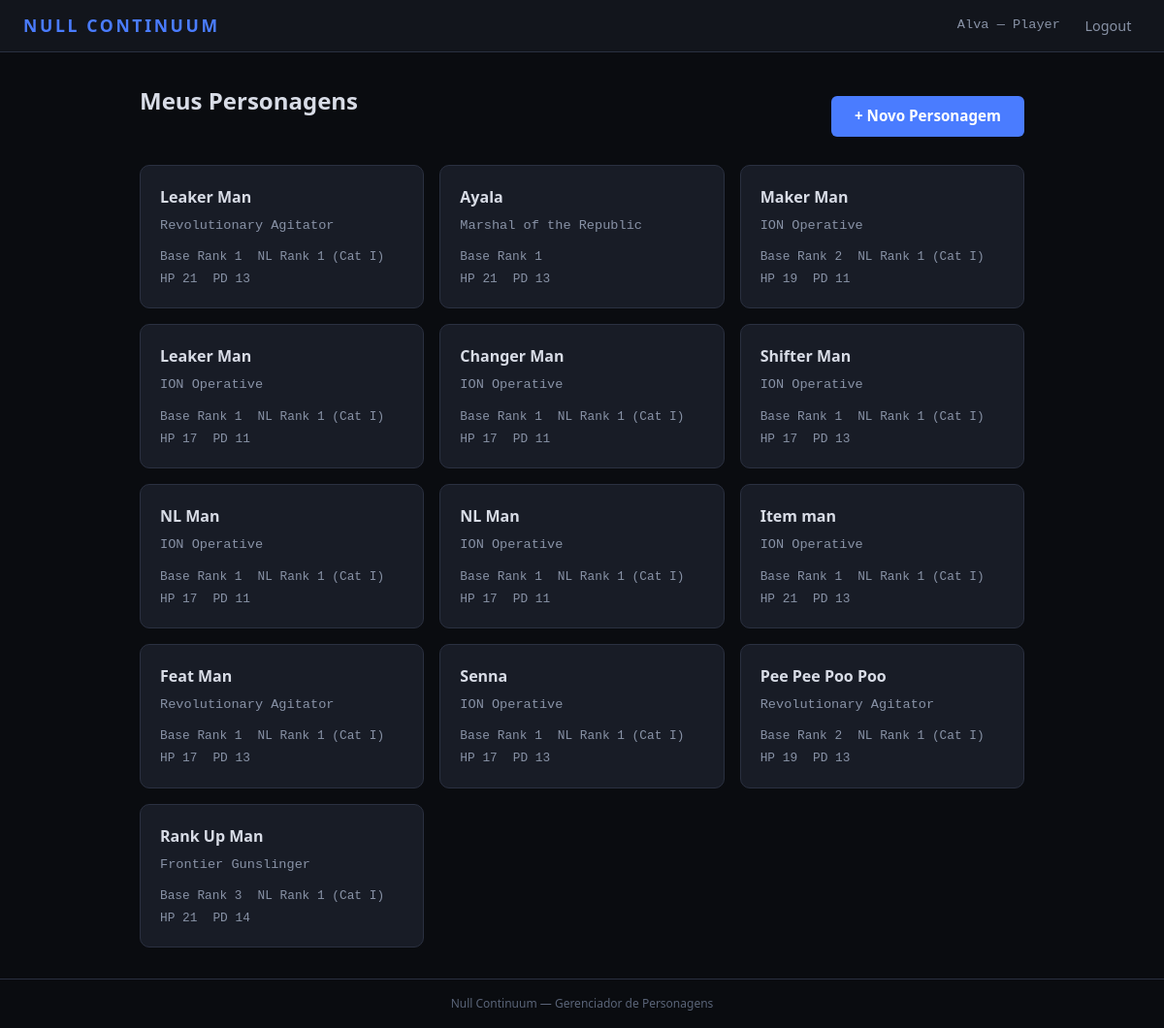
Screenshot of /personagens/ (signed in) with the database file from the repository.
### HomeApp/models.py (models this page shows, shortened)
class User(AbstractUser):
    ROLE_CHOICES = [
        ('GM', 'Game Master'),
        ('PLAYER', 'Player'),
    ]
    role = models.CharField(max_length=6, choices=ROLE_CHOICES, default='PLAYER')

### CharSheet/models.py (models this page shows, shortened)
class Character(models.Model):
    player = models.ForeignKey(
        settings.AUTH_USER_MODEL,
        on_delete=models.CASCADE,
        related_name='characters',
    )
    name = models.CharField('Nome do Personagem', max_length=120)
    background = models.CharField(
        'Background', max_length=20,
        choices=BACKGROUND_CHOICES, default='OTHER',
    )
    background_custom = models.CharField(
        'Background (custom)', max_length=120, blank=True,
        help_text='Preencha se escolheu "Outro".',
    )
    base_rank = models.PositiveIntegerField(
        'Base Rank', default=1,
        validators=[MinValueValidator(1), MaxValueValidator(15)],
    )
    nl_rank = models.PositiveIntegerField(
        'NL Rank', default=0,
        validators=[MinValueValidator(0), MaxValueValidator(15)],
    )
    agility = models.PositiveIntegerField(
        'Agility (AGI)', default=1,
        validators=[MinValueValidator(1), MaxValueValidator(5)],
    )
    fortitude = models.PositiveIntegerField(
        'Fortitude (FOR)', default=1,
        validators=[MinValueValidator(1), MaxValueValidator(5)],
    )
    insight = models.PositiveIntegerField(
        'Insight (INS)', default=1,
        validators=[MinValueValidator(1), MaxValueValidator(5)],
    )
    presence = models.PositiveIntegerField(
        'Presence (PRE)', default=1,
        validators=[MinValueValidator(1), MaxValueValidator(5)],
    )
    stability = models.PositiveIntegerField(
        'Stability (STA)', default=1,
        validators=[MinValueValidator(1), MaxValueValidator(5)],
    )
    intent = models.PositiveIntegerField(
        'Intent (INT)', default=1,
        validators=[MinValueValidator(1), MaxValueValidator(5)],
    )
    continuity_constant = models.CharField(
        'Continuity Constant', max_length=4,
        choices=CC_CHOICES, blank=True, default='',
    )
    abstraction_frame = models.CharField(
        'Abstraction Frame', max_length=10,
        choices=FRAME_CHOICES, blank=True, default='',
    )
    current_hp = models.IntegerField('HP Atual', default=0)
    current_strain = models.IntegerField('Strain Atual', default=0)
    temp_hp = models.IntegerField('HP Temporário', default=0)
    current_ap = models.IntegerField('AP Atual', default=3)
    armor_bonus = models.IntegerField('Bônus de Armadura', default=0)
    shield_bonus = models.IntegerField('Bônus de Escudo', default=0)
    current_load = models.IntegerField('Carga Atual', default=0)
    level_up_available = models.BooleanField('Level Up Disponível', default=False)
    skill_melee = models.CharField('Melee', max_length=1, choices=SKILL_RANK_CHOICES, default='U')
    skill_ranged_weapons = models.CharField('Ranged Weapons', max_length=1, choices=SKILL_RANK_CHOICES, default='U')
    skill_heavy_weaponry = models.CharField('Heavy Weaponry', max_length=1, choices=SKILL_RANK_CHOICES, default='U')
    skill_initiative = models.CharField('Initiative', max_length=1, choices=SKILL_RANK_CHOICES, default='U')
    skill_athletics = models.CharField('Athletics', max_length=1, choices=SKILL_RANK_CHOICES, default='U')
    skill_endurance = models.CharField('Endurance', max_length=1, choices=SKILL_RANK_CHOICES, default='U')
    skill_acrobatics = models.CharField('Acrobatics', max_length=1, choices=SKILL_RANK_CHOICES, default='U')
    skill_stealth = models.CharField('Stealth', max_length=1, choices=SKILL_RANK_CHOICES, default='U')
    skill_perception = models.CharField('Perception', max_length=1, choices=SKILL_RANK_CHOICES, default='U')
    skill_reflexes = models.CharField('Reflexes', max_length=1, choices=SKILL_RANK_CHOICES, default='U')
    skill_sleight_of_hand = models.CharField('Sleight of Hand', max_length=1, choices=SKILL_RANK_CHOICES, default='U')
    skill_piloting_ground = models.CharField('Piloting (Ground)', max_length=1, choices=SKILL_RANK_CHOICES, default='U')
    skill_piloting_air = models.CharField('Piloting (Air)', max_length=1, choices=SKILL_RANK_CHOICES, default='U')
    skill_piloting_sea = models.CharField('Piloting (Sea)', max_length=1, choices=SKILL_RANK_CHOICES, default='U')
    skill_technology = models.CharField('Technology', max_length=1, choices=SKILL_RANK_CHOICES, default='U')
    skill_engineering = models.CharField('Engineering', max_length=1, choices=SKILL_RANK_CHOICES, default='U')
    skill_medicine = models.CharField('Medicine', max_length=1, choices=SKILL_RANK_CHOICES, default='U')
    skill_history = models.CharField('History', max_length=1, choices=SKILL_RANK_CHOICES, default='U')
    skill_religion = models.CharField('Religion', max_length=1, choices=SKILL_RANK_CHOICES, default='U')
    skill_investigation = models.CharField('Investigation', max_length=1, choices=SKILL_RANK_CHOICES, default='U')
    skill_intuition = models.CharField('Intuition', max_length=1, choices=SKILL_RANK_CHOICES, default='U')
    skill_persuasion = models.CharField('Persuasion', max_length=1, choices=SKILL_RANK_CHOICES, default='U')
    skill_intimidation = models.CharField('Intimidation', max_length=1, choices=SKILL_RANK_CHOICES, default='U')
    skill_deception = models.CharField('Deception', max_length=1, choices=SKILL_RANK_CHOICES, default='U')
    skill_survival = models.CharField('Survival', max_length=1, choices=SKILL_RANK_CHOICES, default='U')
    skill_null_theory = models.CharField('Null Theory', max_length=1, choices=SKILL_RANK_CHOICES, default='U')
    skill_null_navigation = models.CharField('Null Navigation', max_length=1, choices=SKILL_RANK_CHOICES, default='U')
    skill_animal_handling = models.CharField('Animal Handling', max_length=1, choices=SKILL_RANK_CHOICES, default='U')
    skill_nlc = models.CharField('NL Control (NLC)', max_length=1, choices=SKILL_RANK_CHOICES, default='U')
    skill_nlr = models.CharField('NL Resistance (NLR)', max_length=1, choices=SKILL_RANK_CHOICES, default='U')
    skill_nl_sensitivity = models.CharField('NL Sensitivity', max_length=1, choices=SKILL_RANK_CHOICES, default='U')
    skill_nl_engineering = models.CharField('NL Engineering', max_length=1, choices=SKILL_RANK_CHOICES, default='U')
    skill_anomalous_protocols = models.CharField('Anomalous Protocols', max_length=1, choices=SKILL_RANK_CHOICES, default='U')
    skill_continuity_analysis = models.CharField('Continuity Analysis', max_length=1, choices=SKILL_RANK_CHOICES, default='U')
    notes = models.TextField('Notas', blank=True)
    created_at = models.DateTimeField(auto_now_add=True)
    updated_at = models.DateTimeField(auto_now=True)
    class Meta:
        ordering = ['-updated_at']
        verbose_name = 'Personagem'
        verbose_name_plural = 'Personagens'
    @property
    def category(self):
        if self.nl_rank == 0:
            return '—'
        if self.nl_rank <= 3:
            return 'I'
    @property
    def max_hp(self):
        return (self.fortitude * 2) * self.base_rank + 15
    @property
    def passive_defense(self):
        return 10 + self.agility + self.armor_bonus + self.shield_bonus
    @property
    def background_display(self):
        if self.background == 'OTHER':
            return self.background_custom or 'Outro'
        return self.get_background_display()
    SKILL_FIELDS = [
        ('skill_melee', 'Melee', 'Combate'),
        ('skill_ranged_weapons', 'Ranged Weapons', 'Combate'),
        ('skill_heavy_weaponry', 'Heavy Weaponry', 'Combate'),
        ('skill_initiative', 'Initiative', 'Combate'),
        ('skill_athletics', 'Athletics', 'Geral'),
        ('skill_endurance', 'Endurance', 'Geral'),
        ('skill_acrobatics', 'Acrobatics', 'Geral'),
        ('skill_stealth', 'Stealth', 'Geral'),
        ('skill_perception', 'Perception', 'Geral'),
        ('skill_reflexes', 'Reflexes', 'Geral'),
        ('skill_sleight_of_hand', 'Sleight of Hand', 'Geral'),
        ('skill_piloting_ground', 'Piloting (Ground)', 'Geral'),
        ('skill_piloting_air', 'Piloting (Air)', 'Geral'),
        ('skill_piloting_sea', 'Piloting (Sea)', 'Geral'),
        ('skill_technology', 'Technology', 'Geral'),
        ('skill_engineering', 'Engineering', 'Geral'),
        ('skill_medicine', 'Medicine', 'Geral'),
        ('skill_history', 'History', 'Geral'),
        ('skill_religion', 'Religion', 'Geral'),
        ('skill_investigation', 'Investigation', 'Geral'),
        ('skill_intuition', 'Intuition', 'Geral'),
        ('skill_persuasion', 'Persuasion', 'Geral'),
        ('skill_intimidation', 'Intimidation', 'Geral'),
        ('skill_deception', 'Deception', 'Geral'),
        ('skill_survival', 'Survival', 'Geral'),
        ('skill_null_theory', 'Null Theory', 'Geral'),
        ('skill_null_navigation', 'Null Navigation', 'Geral'),
        ('skill_animal_handling', 'Animal Handling', 'Geral'),
        ('skill_nlc', 'NL Control (NLC)', 'Non-Linear'),
        ('skill_nlr', 'NL Resistance (NLR)', 'Non-Linear'),
        ('skill_nl_sensitivity', 'NL Sensitivity', 'Non-Linear'),
        ('skill_nl_engineering', 'NL Engineering', 'Non-Linear'),
        ('skill_anomalous_protocols', 'Anomalous Protocols', 'Non-Linear'),
        ('skill_continuity_analysis', 'Continuity Analysis', 'Non-Linear'),
    ]
    from .feat_models import FeatDefinition, CharacterFeat
    from .trait_models import TraitDefinition, CharacterTrait

### CharSheet/views.py (the view)
# urls.py: path('personagens/', views.character_list, name='character_list'),
@login_required
def character_list(request):
    characters = Character.objects.filter(player=request.user)
    return render(request, 'CharSheet/character_list.html', {
        'characters': characters,
    })

### templates/CharSheet/character_list.html (shortened to what this page needs)
{% extends 'base.html' %}
{% block content %}
<div class="page-header">
    <h1 class="page-title">Meus Personagens</h1>
    <a href="{% url 'character_create' %}" class="btn btn-primary btn-inline">+ Novo Personagem</a>
</div>
{% if characters %}
<div class="card-grid">
    {% for c in characters %}
    <a href="{% url 'character_detail' pk=c.pk %}" class="card card-link">
        <h3>{{ c.name }}</h3>
        <p class="card-meta">{{ c.background_display }}</p>
        <div class="card-stats">
            <span>Base Rank {{ c.base_rank }}</span>
            {% if c.nl_rank > 0 %}
            <span>NL Rank {{ c.nl_rank }} (Cat {{ c.category }})</span>
            {% endif %}
        </div>
        <div class="card-stats">
            <span>HP {{ c.max_hp }}</span>
            <span>PD {{ c.passive_defense }}</span>
        </div>
    </a>
    {% endfor %}
</div>
{% else %}
<div class="empty-state">
    <p>Você ainda não tem personagens.</p>
    <a href="{% url 'character_create' %}" class="btn btn-primary btn-inline">Criar Primeiro Personagem</a>
</div>
{% endif %}
{% endblock %}

### templates/base.html (shortened to what this page needs)
{% load static %}
<!DOCTYPE html>
<html lang="pt-br">
<head>
    <link rel="stylesheet" href="{% static 'css/style.css' %}">
    <link rel="stylesheet" href="{% static 'css/charsheet.css' %}">
    <link rel="stylesheet" href="{% static 'css/combat_tracker.css' %}">
    <link rel="stylesheet" href="{% static 'css/feats.css' %}">
    <link rel="stylesheet" href="{% static 'css/rankup.css' %}">
    <link rel="stylesheet" href="{% static 'css/traits.css' %}">
</head>
<body>
    <nav class="navbar">
        <a href="{% url 'dashboard' %}" class="nav-brand">NULL CONTINUUM</a>
        <div class="nav-links">
            {% if user.is_authenticated %}
                <span class="nav-user">{{ user.username }} — {{ user.get_role_display }}</span>
                <form method="post" action="{% url 'logout' %}" class="nav-logout-form">
                    <button type="submit" class="nav-link nav-btn">Logout</button>
                </form>
            {% else %}
                <a href="{% url 'login' %}" class="nav-link">Login</a>
                <a href="{% url 'register' %}" class="nav-link">Registrar</a>
            {% endif %}
        </div>
    </nav>
    <main class="container">
        {% block content %}{% endblock %}
    </main>
    <footer class="footer">
        <p>Null Continuum — Gerenciador de Personagens</p>
    </footer>
</body>
</html>

### static/css/style.css (style rules this page uses)
*, *::before, *::after { margin: 0; padding: 0; box-sizing: border-box; }
:root { --bg-dark: #0a0c10; --bg-surface: #12151c; --bg-card: #181c26; --bg-input: #1e2230; --border: #2a3040; --border-focus: #4a7cff; --text-primary: #d8dce6; --text-secondary: #8892a6; --text-muted: #5a6478; --accent: #4a7cff; --accent-hover: #6090ff; --accent-glow: rgba(74, 124, 255, 0.15); --danger: #ff4a5e; --success: #3cda7c; --warning: #f0a030; --gm-accent: #c06cff; --player-accent: #4a7cff; --font-body: 'Segoe UI', 'Roboto', sans-serif; --font-mono: 'Consolas', 'Courier New', monospace; --radius: 6px; --radius-lg: 10px; }
html { font-size: 16px; }
body { font-family: var(--font-body); background-color: var(--bg-dark); color: var(--text-primary); min-height: 100vh; display: flex; flex-direction: column; line-height: 1.5; }
a { color: var(--accent); text-decoration: none; }
.navbar { display: flex; align-items: center; justify-content: space-between; padding: 0.75rem 1.5rem; background-color: var(--bg-surface); border-bottom: 1px solid var(--border); position: sticky; top: 0; z-index: 100; }
.nav-brand { font-size: 1.1rem; font-weight: 700; letter-spacing: 0.15em; color: var(--accent); text-transform: uppercase; }
.nav-links { display: flex; align-items: center; gap: 1rem; }
.nav-user { color: var(--text-secondary); font-size: 0.85rem; font-family: var(--font-mono); }
.nav-link { color: var(--text-secondary); font-size: 0.9rem; padding: 0.3rem 0.6rem; border-radius: var(--radius); transition: color 0.2s, background-color 0.2s; }
.nav-logout-form { display: inline; }
.nav-btn { background: none; border: none; cursor: pointer; font-family: var(--font-body); }
.container { flex: 1; width: 100%; max-width: 960px; margin: 0 auto; padding: 2rem 1.5rem; }
.btn { display: inline-block; padding: 0.6rem 1.5rem; border: none; border-radius: var(--radius); font-family: var(--font-body); font-size: 0.95rem; font-weight: 600; cursor: pointer; transition: background-color 0.2s, transform 0.1s; text-align: center; }
.btn-primary { background-color: var(--accent); color: #fff; width: 100%; margin-top: 0.5rem; }
.page-title { font-size: 1.5rem; font-weight: 600; margin-bottom: 1.5rem; color: var(--text-primary); }
.card-grid { display: grid; grid-template-columns: repeat(auto-fill, minmax(260px, 1fr)); gap: 1rem; }
.card { background-color: var(--bg-card); border: 1px solid var(--border); border-radius: var(--radius-lg); padding: 1.25rem; transition: border-color 0.2s; }
.card h3 { font-size: 1rem; font-weight: 600; margin-bottom: 0.5rem; color: var(--text-primary); }
.card p { font-size: 0.85rem; color: var(--text-secondary); margin-bottom: 0.75rem; }
.footer { text-align: center; padding: 1rem; font-size: 0.75rem; color: var(--text-muted); border-top: 1px solid var(--border); margin-top: auto; }

### static/css/charsheet.css (style rules this page uses)
.page-header { display: flex; align-items: center; justify-content: space-between; margin-bottom: 1.5rem; flex-wrap: wrap; gap: 0.75rem; }
.btn-inline { width: auto; display: inline-block; }
.card-link { display: block; color: var(--text-primary); text-decoration: none; }
.card-meta { font-size: 0.8rem; color: var(--text-muted); font-family: var(--font-mono); margin-bottom: 0.5rem; }
.card-stats { display: flex; gap: 1rem; font-size: 0.8rem; color: var(--text-secondary); font-family: var(--font-mono); margin-top: 0.25rem; }

### rows the page displays
User: username "Alva", role "Player"
Character: name "Leaker Man", background_display "Revolutionary Agitator", base_rank "1", nl_rank "1", category "I", max_hp "21", passive_defense "13"
Character: name "Ayala", background_display "Marshal of the Republic", base_rank "1", max_hp "21", passive_defense "13"
Character: name "Maker Man", background_display "ION Operative", base_rank "2", nl_rank "1", category "I", max_hp "19", passive_defense "11"
Character: name "Leaker Man", background_display "ION Operative", base_rank "1", nl_rank "1", category "I", max_hp "17", passive_defense "11"
Character: name "Changer Man", background_display "ION Operative", base_rank "1", nl_rank "1", category "I", max_hp "17", passive_defense "11"
Character: name "Shifter Man", background_display "ION Operative", base_rank "1", nl_rank "1", category "I", max_hp "17", passive_defense "13"
Character: name "NL Man", background_display "ION Operative", base_rank "1", nl_rank "1", category "I", max_hp "17", passive_defense "11"
Character: name "NL Man", background_display "ION Operative", base_rank "1", nl_rank "1", category "I", max_hp "17", passive_defense "11"
Character: name "Item man", background_display "ION Operative", base_rank "1", nl_rank "1", category "I", max_hp "21", passive_defense "13"
Character: name "Feat Man", background_display "Revolutionary Agitator", base_rank "1", nl_rank "1", category "I", max_hp "17", passive_defense "13"
Character: name "Senna", background_display "ION Operative", base_rank "1", nl_rank "1", category "I", max_hp "17", passive_defense "13"
Character: name "Pee Pee Poo Poo", background_display "Revolutionary Agitator", base_rank "2", nl_rank "1", category "I", max_hp "19", passive_defense "13"
Character: name "Rank Up Man", background_display "Frontier Gunslinger", base_rank "3", nl_rank "1", category "I", max_hp "21", passive_defense "14"
